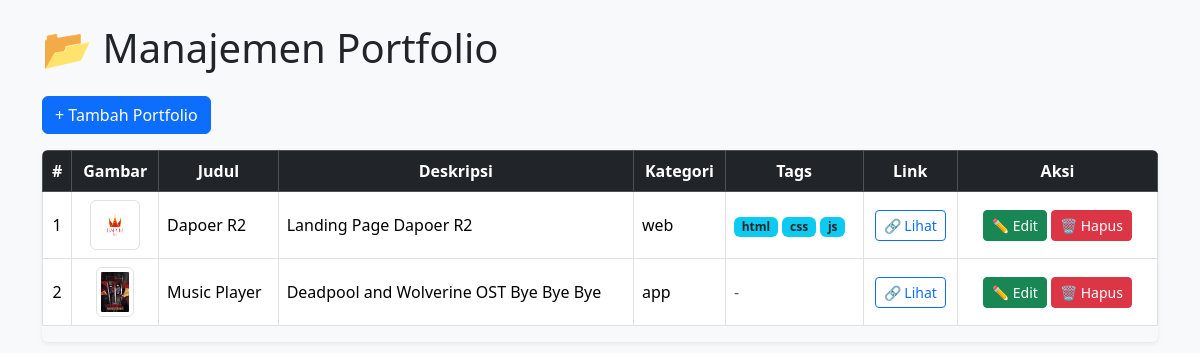
The app's page /admin/content/portfolio.php, older data.
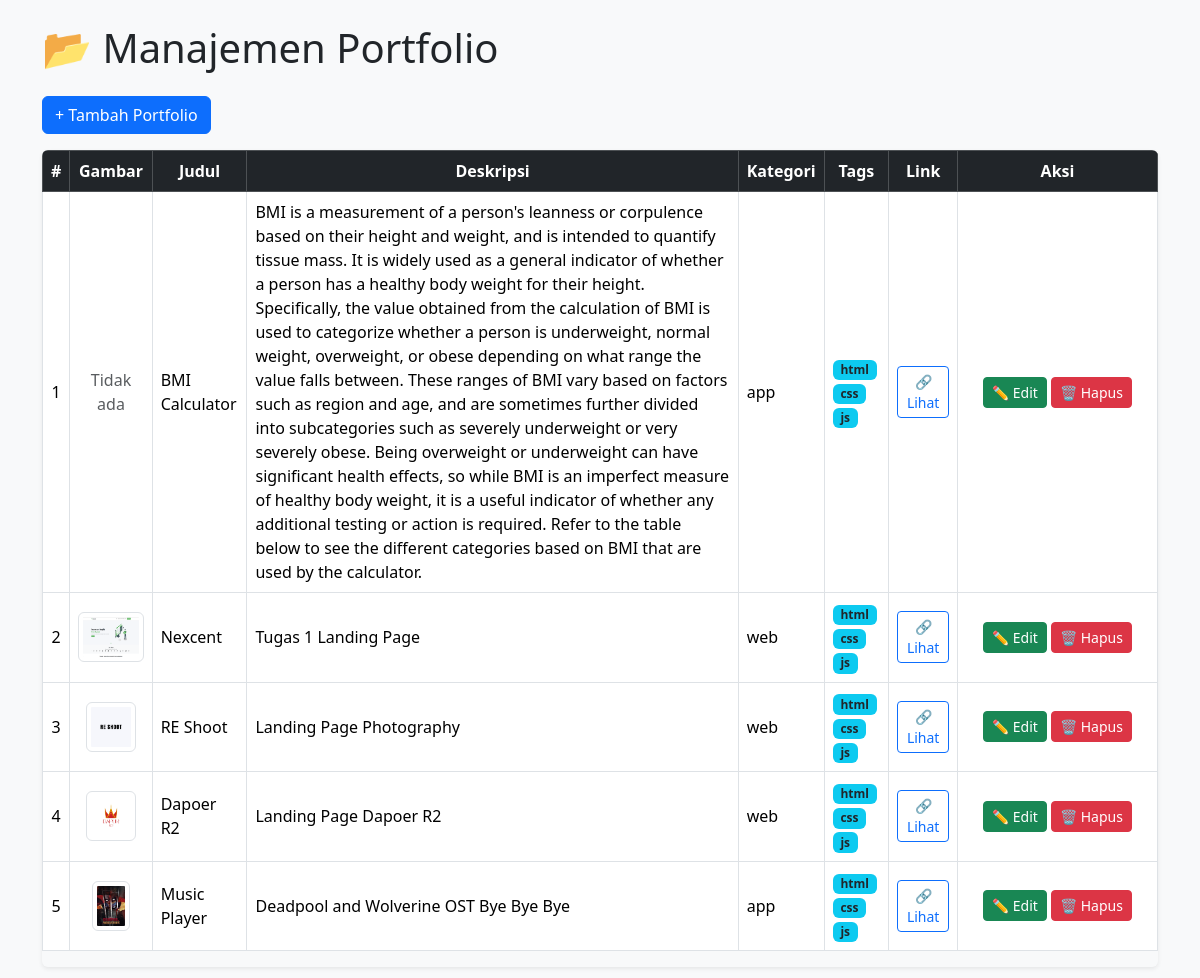
The same page, newer data.
### tables this page shows
CREATE TABLE `portfolio` (
  `id` int(11) NOT NULL,
  `title` varchar(255) NOT NULL,
  `category` enum('app','card','web') NOT NULL,
  `description` text NOT NULL,
  `image` varchar(255) DEFAULT NULL,
  `link` varchar(255) DEFAULT NULL,
  `tags` varchar(255) DEFAULT NULL,
  `created_at` timestamp NOT NULL DEFAULT current_timestamp(),
  `updated_at` timestamp NOT NULL DEFAULT current_timestamp() ON UPDATE current_timestamp()
);

### admin/content/portfolio.php (the view, shortened to what this page needs)
<?php
include 'koneksi.php';
$portfolio = mysqli_query($koneksi, "SELECT * FROM portfolio ORDER BY id DESC");
?>
<!doctype html>
<html lang="id">
<head>
    <link rel="stylesheet" href="https://cdn.jsdelivr.net/npm/bootstrap@5.3.2/dist/css/bootstrap.min.css">
</head>
<body class="bg-light">
    <div class="container py-4">
        <h1 class="mb-4">📂 Manajemen Portfolio</h1>
        <div class="d-flex justify-content-between align-items-center mb-3">
            <a href="?page=tambah-portfolio" class="btn btn-primary">+ Tambah Portfolio</a>
        </div>
        <div class="table-responsive shadow-sm rounded">
            <table class="table table-bordered table-hover align-middle">
                <thead class="table-dark text-center">
                    <tr>
                        <th>#</th>
                        <th>Gambar</th>
                        <th>Judul</th>
                        <th>Deskripsi</th>
                        <th>Kategori</th>
                        <th>Tags</th>
                        <th>Link</th>
                        <th style="width:200px">Aksi</th>
                    </tr>
                </thead>
                <tbody>
                    <?php $i = 1;
                    if (mysqli_num_rows($portfolio) > 0): ?>
                        <?php while ($row = mysqli_fetch_assoc($portfolio)): ?>
                            <tr>
                                <td class="text-center"><?= $i++ ?></td>
                                <td class="text-center">
                                    <?php if (!empty($row['image']) && file_exists(__DIR__ . "/../uploads/" . $row['image'])): ?>
                                        <img src="uploads/<?= htmlspecialchars($row['image']) ?>" class="img-thumbnail" style="height:50px">
                                    <?php else: ?>
                                        <span class="text-muted">Tidak ada</span>
                                    <?php endif; ?>
                                </td>
                                <td><?= htmlspecialchars($row['title']) ?></td>
                                <td><?= htmlspecialchars($row['description']) ?></td>
                                <td><?= htmlspecialchars($row['category']) ?></td>
                                <td>
                                    <?php if (!empty($row['tags'])): ?>
                                        <?php foreach (explode(',', $row['tags']) as $tag): ?>
                                            <span class="badge bg-info text-dark"><?= htmlspecialchars(trim($tag)) ?></span>
                                        <?php endforeach; ?>
                                    <?php else: ?>
                                        <span class="text-muted">-</span>
                                    <?php endif; ?>
                                </td>
                                <td class="text-center">
                                    <?php if (!empty($row['link'])): ?>
                                        <a href="<?= htmlspecialchars($row['link']) ?>" target="_blank" class="btn btn-outline-primary btn-sm">🔗
                                            Lihat</a>
                                    <?php else: ?>
                                        <span class="text-muted">-</span>
                                    <?php endif; ?>
                                </td>
                                <td class="text-center">
                                    <a href="?page=tambah-portfolio&edit=<?= intval($row['id']) ?>" class="btn btn-success btn-sm">✏ Edit</a>
                                    <a href="?page=portfolio&del=<?= $row['id'] ?>" class="btn btn-danger btn-sm"
                                        onclick="return confirm('Yakin ingin menghapus data ini?')">🗑 Hapus</a>
                                </td>
                            </tr>
                        <?php endwhile; ?>
                    <?php else: ?>
                        <tr>
                            <td colspan="8" class="text-center text-muted">Belum ada data portfolio</td>
                        </tr>
                    <?php endif; ?>
                </tbody>
            </table>
        </div>
    </div>
</body>
</html>

Row changes from the older to the newer data that the page shows:
added portfolio: shows "Tidak ada", title "BMI Calculator", description "BMI is a measurement of a person's leanness or corpulence based on their height and weight, and is intended to quantify tissue mass. It is widely used as a general indicator of whether a person has a healthy body weight for their height. Specifically, the value obtained from the calculation of BMI is used to categorize whether a person is underweight, normal weight, overweight, or obese depending on what range the value falls between. These ranges of BMI vary based on factors such as region and age, and are sometimes further divided into subcategories such as severely underweight or very severely obese. Being overweight or underweight can have significant health effects, so while BMI is an…", category "app", tags "html", tags "css", tags "js"
added portfolio: image (picture), title "Nexcent", description "Tugas 1 Landing Page", category "web", tags "html", tags "css", tags "js"
added portfolio: image (picture), title "RE Shoot", description "Landing Page Photography", category "web", tags "html", tags "css", tags "js"
changed portfolio "Music Player": no longer shows "-"
Text that changed along with them:
new list line: "html"
new list line: "css"
new list line: "js"
